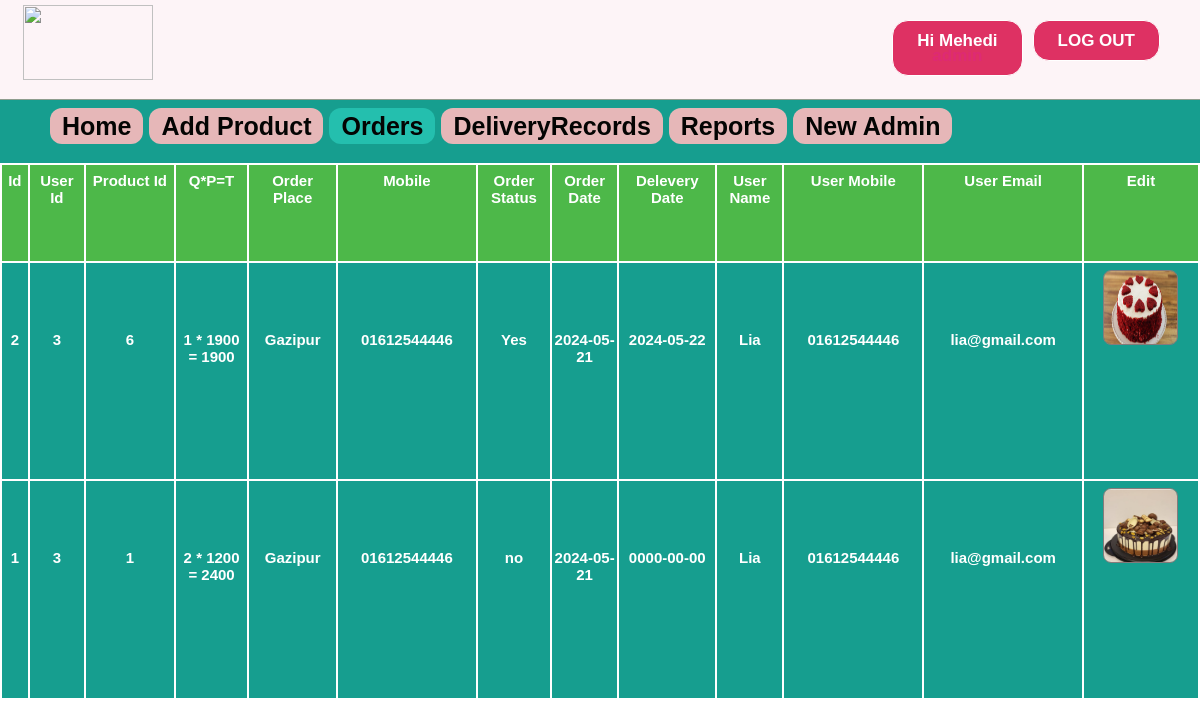
Screenshot of /admin/orders.php (signed in) with the database file from the repository.
### tables this page shows
CREATE TABLE `orders` (
  `id` int(11) NOT NULL,
  `uid` int(11) NOT NULL,
  `pid` int(11) NOT NULL,
  `quantity` int(11) NOT NULL,
  `oplace` text NOT NULL,
  `mobile` varchar(15) NOT NULL,
  `dstatus` varchar(10) NOT NULL DEFAULT 'no',
  `odate` date NOT NULL,
  `ddate` date NOT NULL,
  `delivery` varchar(30) NOT NULL
);

CREATE TABLE `products` (
  `id` int(11) NOT NULL,
  `pName` varchar(100) NOT NULL,
  `price` int(11) NOT NULL,
  `piece` int(11) NOT NULL,
  `description` text NOT NULL,
  `available` int(11) NOT NULL,
  `category` varchar(100) NOT NULL,
  `type` varchar(100) NOT NULL,
  `item` varchar(100) NOT NULL,
  `pCode` varchar(20) NOT NULL,
  `picture` text NOT NULL
);

CREATE TABLE `user` (
  `id` int(11) NOT NULL,
  `firstName` varchar(25) NOT NULL,
  `lastName` varchar(25) NOT NULL,
  `email` varchar(100) NOT NULL,
  `mobile` varchar(20) NOT NULL,
  `address` varchar(120) NOT NULL,
  `password` varchar(100) NOT NULL,
  `confirmCode` varchar(10) NOT NULL,
  `activation` varchar(10) NOT NULL DEFAULT 'no'
);

### admin/orders.php (the view, shortened to what this page needs)
<?php include ( "../inc/connect.inc.php" ); ?>
<?php
if (!isset($_SESSION['admin_login'])) {
	header("location: login.php");
	$user = "";
}
else {
	$user = $_SESSION['admin_login'];
	$result = mysqli_query($con, "SELECT * FROM admin WHERE id='$user'");
		$get_user_email = mysqli_fetch_assoc($result);
			$uname_db = $get_user_email['firstName'];
			$utype_db=$get_user_email['type'];
}
?>
<!doctype html>
<html>
	<head>
		<link rel="stylesheet" type="text/css" href="../css/style.css">
	</head>
	<body class="home-welcome-text" style="background-image: url(../image/homebackgrndimg2.png);">
		<div class="homepageheader">
			<div class="signinButton loginButton">
				<div class="uiloginbutton signinButton loginButton" style="margin-right: 40px;">
					<?php
						if ($user!="") {
							echo '<a style="text-decoration: none;color: #fff;" href="logout.php">LOG OUT</a>';
						}
					 ?>
				</div>
				<div class="uiloginbutton signinButton loginButton">
					<?php
						if ($user!="") {
							echo '<a style="text-decoration: none;color: #fff;" href="login.php">Hi '.$uname_db.'</br><span style="color: #de2a74">'.$utype_db.'</span></a>';
						}
						else {
							echo '<a style="text-decoration: none;color: #fff;" href="login.php">LOG IN</a>';
						}
					 ?>
				</div>
			</div>
			<div style="float: left; margin: 5px 0px 0px 23px;">
				<a href="index.php">
					<img style=" height: 75px; width: 130px;" src="../image/logo.png">
				</a>
			</div>
		</div>
		<div class="categolis">
			<table>
				<tr>
					<th>
						<a href="index.php" style="text-decoration: none;color: #040403;padding: 4px 12px;background-color: #e6b7b8;border-radius: 12px;">Home</a>
					</th>
					<th><a href="addproduct.php" style="text-decoration: none;color: #040403;padding: 4px 12px;background-color: #e6b7b8;border-radius: 12px;">Add Product</a></th>
					<th><a href="orders.php" style="text-decoration: none;color: #040403;padding: 4px 12px;background-color: #24bfae;border-radius: 12px;">Orders</a></th>
				<th><a href="DeliveryRecords.php" style="text-decoration: none;color: #040403;padding: 4px 12px;background-color: #e6b7b8;border-radius: 12px;">DeliveryRecords</a></th>
					<?php
						if($utype_db == 'admin'){
							echo '<th><a href="report.php" style="text-decoration: none;color: #040403;padding: 4px 12px;background-color: #e6b7b8;border-radius: 12px;">Reports</a></th>
								<th><a href="newadmin.php" style="text-decoration: none;color: #040403;padding: 4px 12px;background-color: #e6b7b8;;border-radius: 12px;">New Admin</a></th>';
						}
					?>
				</tr>
			</table>
		</div>
		<div>
			<table class="rightsidemenu">
				<tr style="font-weight: bold;" colspan="10" bgcolor="#4DB849">
					<th>Id</th>
					<th>User Id</th>
					<th>Product Id</th>
					<th>Q*P=T</th>
					<th>Order Place</th>
					<th>Mobile</th>
					<th>Order Status</th>
					<th>Order Date</th>
					<th>Delevery Date</th>
					<th>User Name</th>
					<th>User Mobile</th>
					<th>User Email</th>
					<th>Edit</th>
				</tr>
				<tr>
					<?php include ( "../inc/connect.inc.php");
					$query = "SELECT * FROM orders ORDER BY id DESC";
					$run = mysqli_query($con, $query);
					while ($row=mysqli_fetch_assoc($run)) {
						$oid = $row['id'];
						$ouid = $row['uid'];
						$opid = $row['pid'];
						$oquantity = $row['quantity'];
						$oplace = $row['oplace'];
						$omobile = $row['mobile'];
						$odstatus = $row['dstatus'];
						$odate = $row['odate'];
						$ddate = $row['ddate'];
						$query1 = "SELECT * FROM user WHERE id='$ouid'";
						$run1 = mysqli_query($con, $query1);
						$row1=mysqli_fetch_assoc($run1);
							$ofname = $row1['firstName'];
							$oumobile = $row1['mobile'];
							$ouemail = $row1['email'];
						$query2 = "SELECT * FROM products WHERE id='$opid'";
						$run2 = mysqli_query($con, $query2);
						$row2=mysqli_fetch_assoc($run2);
						$opitem = $row2['item'];
						$oppicture = $row2['picture'];
						$oprice = $row2['price'];
					 ?>
					<th><?php echo $oid; ?></th>
					<th><?php echo $ouid; ?></th>
					<th><?php echo $opid; ?></th>
					<th><?php echo ''.$oquantity.' * '.$oprice.' = '.$oquantity*$oprice.''; ?></th>
					<th><?php echo $oplace; ?></th>
					<th><?php echo $omobile; ?></th>
					<th><?php echo $odstatus; ?></th>
					<th><?php echo $odate; ?></th>
					<th><?php echo $ddate; ?></th>
		<?php
					if($ofname !='' && $oumobile !='' && $ouemail !=''){
		?>
						<th><?php echo $ofname; ?></th>
						<th><?php echo $oumobile; ?></th>
						<th><?php echo $ouemail; ?></th>
		<?php
					}
					else{
		?>
						<th><?php echo "Empty"; ?></th>
						<th><?php echo "Empty"; ?></th>
						<th><?php echo "Empty"; ?></th>
<?php
					}
?>
					<th><?php echo '<div class="home-prodlist-img"><a href="editorder.php?eoid='.$oid.'">
									<img src="../image/product/'.$opitem.'/'.$oppicture.'" class="home-prodlist-imgi" style="height: 75px; width: 75px;">
									</a>
								</div>' ?></th>
				</tr>
				<?php } ?>
			</table>
		</div>
	</body>
</html>

### css/style.css (style rules this page uses)
html, body, div, span, applet, object, iframe, h1, h2, h3, h4, h5, h6, p, blockquote, pre, a, abbr, acronym, address, big, cite, code, del, dfn, em, img, ins, kbd, q, s, samp, small, strike, strong, sub, sup, tt, var, b, u, i, center, dl, dt, dd, ol, ul, li, fieldset, form, label, legend, table, caption, tbody, tfoot, thead, tr, th, td, article, aside, canvas, details, embed, figure, figcaption, footer, header, hgroup, menu, nav, output, ruby, section, summary, time, mark, audio, video { margin: 0; padding: 0; border: 0; font: inherit; vertical-align: baseline; box-sizing: border-box; }
body { line-height: normal; }
table { border-collapse: collapse; border-spacing: 0; }
* { margin: 0px; padding: 0px; }
body, button, input, label, select, td, textarea { font-family: Arial, Helvetica, tahoma,verdana,arial,sans-serif; font-size: 12px; }
body { width: 100%; position: relative; background-color: #ffffff; min-width: 1080px; }
.homepageheader { position: fixed; height: 100px; width: 100%; min-width: 980px; border-bottom: 1px solid #8E9D8E; margin: 0px; background-image: initial; background-position-x: initial; background-position-y: initial; background-size: initial; background-attachment: initial; background-origin: initial; background-clip: initial; background-color: #FDF4F7;; }
.loginButton .signinButton { color: #FFFFFF; background: #DE3163; border: 1px solid #FFFFFF; cursor: pointer; display: inline-block; font-weight: bold; line-height: 15px; padding: 12px 24px; border-radius: 16px; text-align: center; text-decoration: none; float: right; margin: 20px 0px 0px 10px; font-size: 17px; }
.home-prodlist-imgi { height: 270px; width: 300px; padding: 0px; border: 1px solid #847b7b; border-radius: 8px; }
.categolis { line-height: 1.3; font-weight: bold; color: #fff; padding: 110px 0px 20px 50px; background-color: #169e8f; text-align: center; font-size: 25px; }
.categolis table tbody tr th { padding: 0px 6px 0px 0px; }
.rightsidemenu { float: right; text-align: center; width: 100%; margin: 0px; background-color: #169e8f; font-size: 15px; color: #fff; font-weight: bold; height: 537px; overflow: auto; }
.rightsidemenu th { margin-top: 5px; border: 2px solid; padding: 7px 2px; width: 10px; }

### rows the page displays
orders: id "2", uid "3", pid "6", quantity "1", products.price "1900", $oquantity*$oprice "1900", oplace "Gazipur", mobile "01612544446", dstatus "Yes", odate "2024-05-21", ddate "2024-05-22", user.firstName "Lia", user.mobile "01612544446", user.email "lia@gmail.com", products.item+picture (picture)
orders: id "1", uid "3", pid "1", quantity "2", products.price "1200", $oquantity*$oprice "2400", oplace "Gazipur", mobile "01612544446", dstatus "no", odate "2024-05-21", ddate "0000-00-00", user.firstName "Lia", user.mobile "01612544446", user.email "lia@gmail.com", products.item+picture (picture)

### other values shown
$uname_db "Mehedi"
